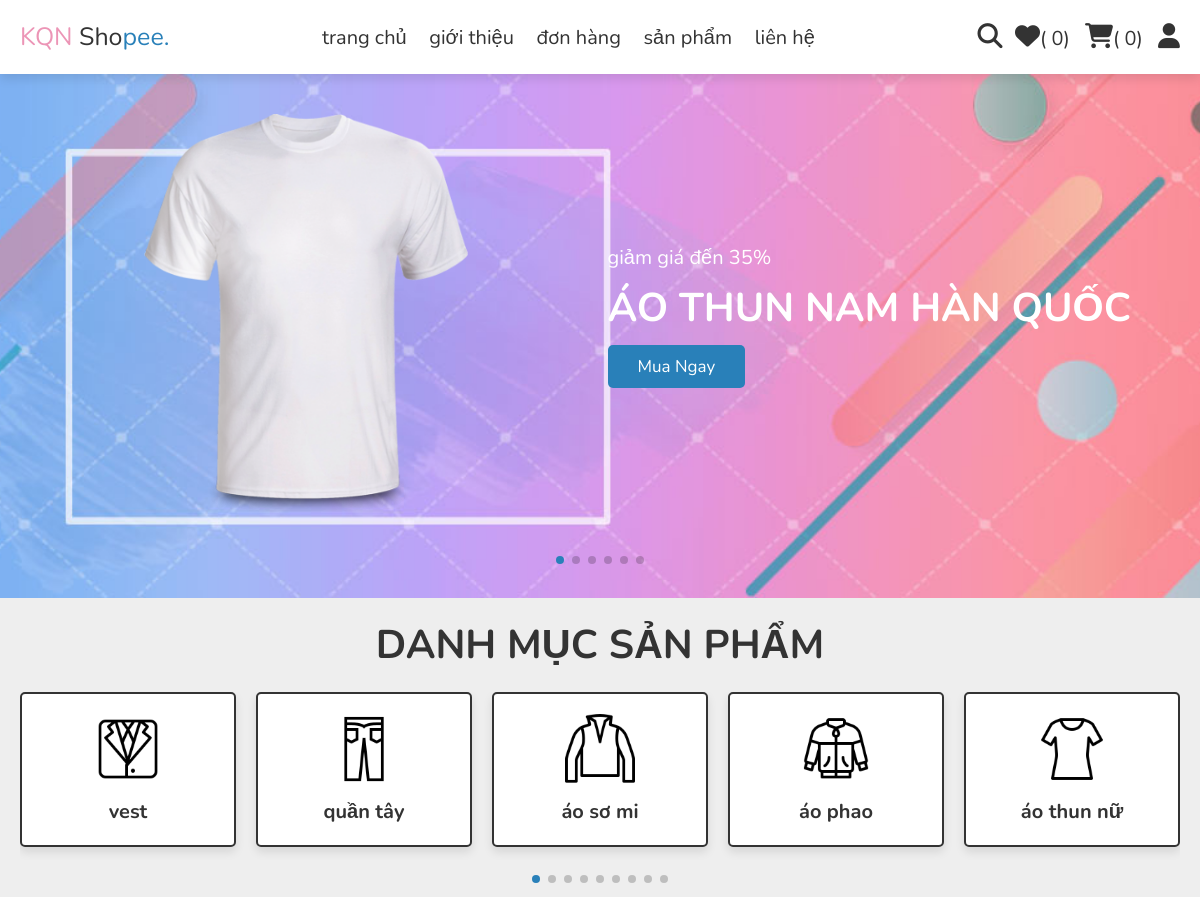
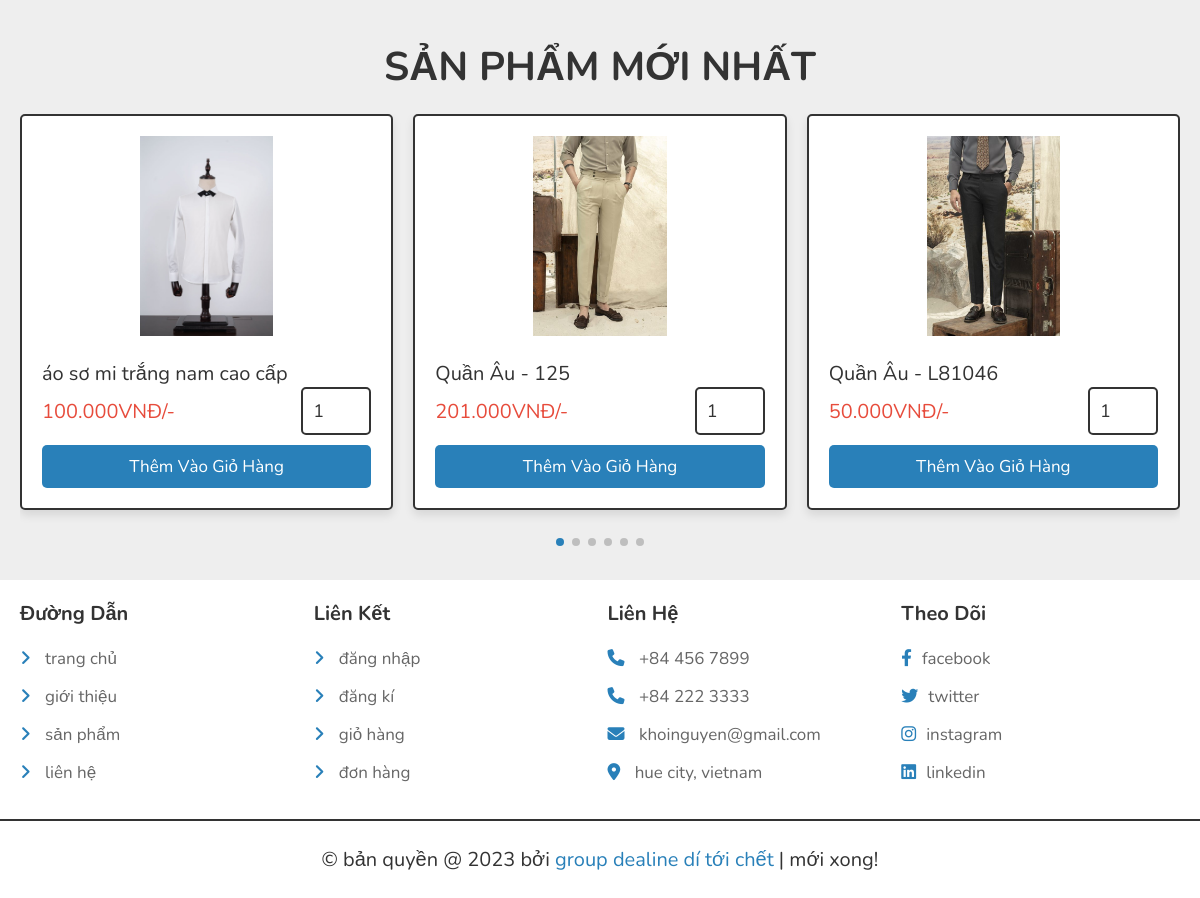
The app's page /home.php with its own data (2 pictures, top to bottom).
### tables this page shows
CREATE TABLE `products` (
  `id` int NOT NULL AUTO_INCREMENT,
  `name` varchar(100) NOT NULL,
  `details` varchar(500) NOT NULL,
  `price` decimal(15,3) NOT NULL,
  `image_01` varchar(100) NOT NULL,
  `image_02` varchar(100) NOT NULL,
  `image_03` varchar(100) NOT NULL,
  PRIMARY KEY (`id`)
);

### home.php (the view, shortened to what this page needs)
<?php
include 'components/connect.php';
?>
<!DOCTYPE html>
<html lang="en">
<head>
   <link rel="stylesheet" href="https://unpkg.com/swiper@8/swiper-bundle.min.css" />
   <link rel="stylesheet" href="https://cdnjs.cloudflare.com/ajax/libs/font-awesome/6.1.1/css/all.min.css">
   <link rel="stylesheet" href="css/style.css">
</head>
<body>
   <?php include 'components/user_header.php'; ?>
   <div class="home-bg">
      <section class="home">
         <div class="swiper home-slider">
            <div class="swiper-wrapper">
               <div class="swiper-slide slide">
                  <div class="image">
                     <img src="images/ao1.png" alt="">
                  </div>
                  <div class="content">
                     <span>giảm giá đến 35%</span>
                     <h3>áo thun nam hàn quốc</h3>
                     <a href="shop.php" class="btn">Mua Ngay</a>
                  </div>
               </div>
            </div>
            <div class="swiper-pagination"></div>
         </div>
      </section>
   </div>
   <section class="category">
      <h1 class="heading">Danh Mục Sản Phẩm</h1>
      <div class="swiper category-slider">
         <div class="swiper-wrapper">
            <a href="category.php?category=áo" class="swiper-slide slide">
               <img src="images/icon1.png" alt="">
               <h3>vest</h3>
            </a>
            <a href="category.php?category=quần" class="swiper-slide slide">
               <img src="images/icon2.png" alt="">
               <h3>quần tây</h3>
            </a>
            <a href="category.php?category=áo sơ mi" class="swiper-slide slide">
               <img src="images/icon3.png" alt="">
               <h3>áo sơ mi</h3>
            </a>
            <a href="category.php?category=áo phao" class="swiper-slide slide">
               <img src="images/icon4.png" alt="">
               <h3>áo phao</h3>
            </a>
            <a href="category.php?category=áo thun nữ" class="swiper-slide slide">
               <img src="images/icon5.png" alt="">
               <h3>áo thun nữ</h3>
            </a>
         </div>
         <div class="swiper-pagination"></div>
      </div>
   </section>
   <section class="home-products">
      <h1 class="heading">Sản Phẩm Mới Nhất</h1>
      <div class="swiper products-slider">
         <div class="swiper-wrapper">
            <?php
            $select_products = $conn->prepare("SELECT * FROM `products` LIMIT 6");
            $select_products->execute();
            if ($select_products->rowCount() > 0) {
               while ($fetch_product = $select_products->fetch(PDO::FETCH_ASSOC)) {
                  ?>
                  <form action="" method="post" class="swiper-slide slide">
                     <img src="uploaded_img/<?= $fetch_product['image_01']; ?>" alt="">
                     <div class="name">
                        <?= $fetch_product['name']; ?>
                     </div>
                     <div class="flex">
                        <div class="price">
                           <?= $fetch_product['price'].'VNĐ'; ?><span>/-</span>
                        </div>
                        <input type="number" name="qty" class="qty" min="1" max="99"
                           onkeypress="if(this.value.length == 2) return false;" value="1">
                     </div>
                     <input type="submit" value="thêm vào giỏ hàng" class="btn" name="add_to_cart">
                  </form>
                  <?php
               }
            } else {
               echo '<p class="empty" style="margin: 0 auto">
               chưa có sản phẩm nào được thêm vào</p>';
            }
            ?>
         </div>
         <div class="swiper-pagination"></div>
      </div>
   </section>
   <?php include 'components/footer.php'; ?>
</body>
</html>

### css/style.css (style rules this page uses)
:root { --main-color:#2980b9; --orange:#f39c12; --red:#e74c3c; --black:#333; --white:#fff; --light-color:#666; --light-bg:#eee; --border:.2rem solid var(--black); --box-shadow:0 .5rem 1rem rgba(0,0,0,.1); }
* { font-family: 'Nunito', sans-serif; margin:0; padding:0; box-sizing: border-box; outline: none; border:none; text-decoration: none; }
html { font-size: 62.5%; overflow-x: hidden; }
body { background-color: var(--light-bg); }
section { padding:2rem; max-width: 1200px; margin:0 auto; }
.heading { font-size: 4rem; color:var(--black); margin-bottom: 2rem; text-align: center; text-transform: uppercase; }
.btn, .delete-btn, .option-btn { display: block; width: 100%; margin-top: 1rem; border-radius: .5rem; padding:1rem 3rem; font-size: 1.7rem; text-transform: capitalize; color:var(--white); cursor: pointer; text-align: center; }
.btn { background-color: var(--main-color); }
.home-bg { background-image :url(../images/bg-news.jpg); background-size: cover; background-position: center; }
.home-bg .home .slide { display: flex; align-items: center; flex-wrap: wrap; gap:1.5rem; padding-bottom: 6rem; padding-top: 2rem; user-select: none; }
.home-bg .home .slide .image { flex:1 1 40rem; }
.home-bg .home .slide .image img { height: 40rem; width: 100%; object-fit: contain; }
.home-bg .home .slide .content { flex:1 1 40rem; }
.home-bg .home .slide .content span { font-size: 2rem; color:var(--white); }
.home-bg .home .slide .content h3 { margin-top: 1rem; font-size: 4rem; color:var(--white); text-transform: uppercase; }
.home-bg .home .slide .content .btn { display: inline-block; width: auto; }
.category .slide { margin-bottom: 5rem; box-shadow: var(--box-shadow); border:var(--border); text-align: center; padding:2rem; background: var(--white); border-radius: .5rem; }
.category .slide img { height: 7rem; width: 100%; object-fit: contain; margin-bottom: 1rem; user-select: none; }
.category .slide h3 { font-size: 2rem; color:var(--black); user-select: none; }
.home-products .slide { position: relative; padding:2rem; border-radius: .5rem; border:var(--border); background-color: var(--white); box-shadow: var(--box-shadow); margin-bottom: 5rem; overflow: hidden; user-select: none; }
.home-products .slide img { width: 100%; height: 20rem; object-fit: contain; margin-bottom: 2rem; }
.home-products .slide .name { font-size: 2rem; color:var(--black); }
.home-products .slide .flex { display: flex; align-items: center; justify-content: space-between; gap:1rem; }
.home-products .slide .flex .qty { width: 7rem; padding:1rem; border:var(--border); font-size: 1.8rem; color:var(--black); border-radius: .5rem; }
.home-products .slide .flex .price { margin:1rem 0; font-size: 2rem; color:var(--red); }

### records on screen
products: image_01 (picture), name "áo sơ mi trắng nam cao cấp", price "100.000"
products: image_01 (picture), name "Quần Âu - 125", price "201.000"
products: image_01 (picture), name "Quần Âu - L81046", price "50.000"

### other values on screen
$total_wishlist_counts "0"
$total_cart_counts "0"
